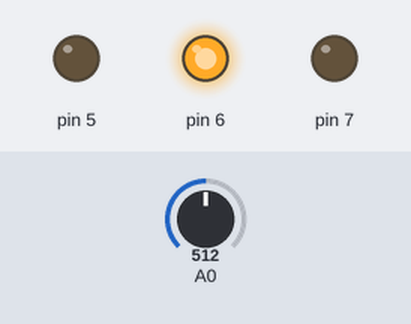
Simulated run of this sketch. Board: Arduino Uno, built with avr-gcc and run on an emulated ATmega328P. Parts: output pins drawn as LEDs (lit = HIGH). The inputs (shaded band) are chosen by the test bench; at power-on: A0 = 512.

Above: at 1.2 s.
1.3 s: A0 set to 670
2.8 s: A0 set to 697
At 4.0 s:
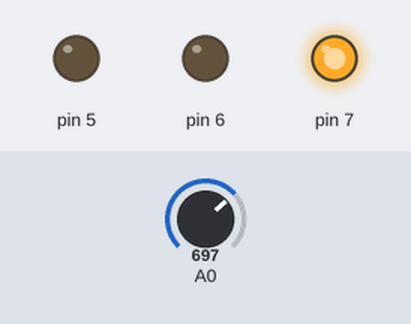
4.3 s: A0 set to 1014
5.8 s: A0 set to 1023
At 6.2 s:
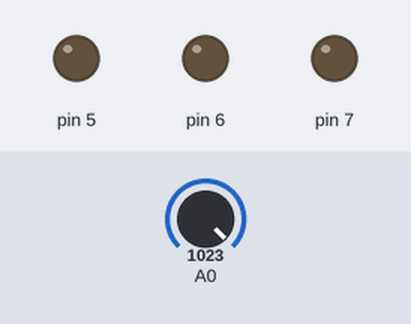
7.3 s: A0 set to 306
At 8.5 s:
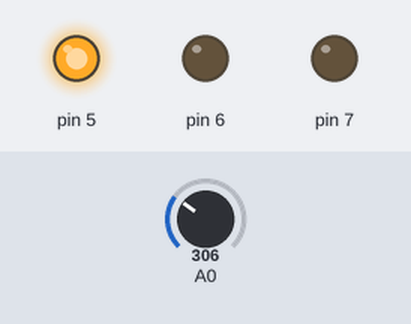
8.8 s: A0 set to 328
10.3 s: A0 set to 352
At 10.9 s:
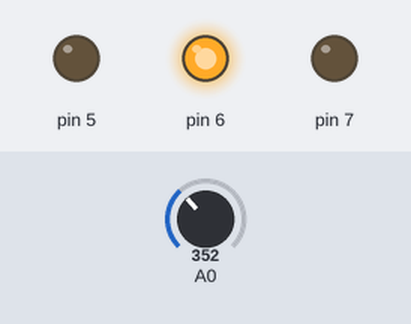
Timing chart, 0 to 12.8 s (numbered marks = the images above; inputs shaded):
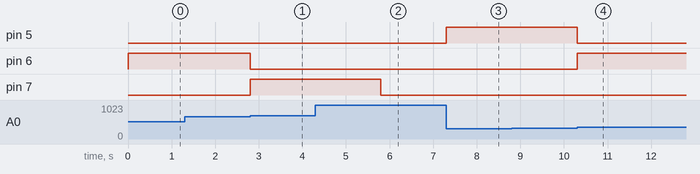

Measured:
- the behaviour switches between 681 and 682 on A0 (found by bisection; images 0 and 1)
- the behaviour switches between 1022 and 1023 on A0 (found by bisection; images 1 and 2)
- the behaviour switches between 340 and 341 on A0 (found by bisection; images 3 and 4)
- after the input at 1.3 s, every drawn part: stays the same
- after the input at 2.8 s, pin 6: HIGH → LOW at once; pin 7: LOW → HIGH at once
- after the input at 4.3 s, every drawn part: stays the same
- after the input at 5.8 s, pin 7: HIGH → LOW at once
- after the input at 7.3 s, pin 5: LOW → HIGH at once
- after the input at 8.8 s, every drawn part: stays the same
- after the input at 10.3 s, pin 5: HIGH → LOW at once; pin 6: LOW → HIGH at once

The sketch:

RGBled.ino
```cpp
void setup()
{
  Serial.begin(9600);
  pinMode(A0, INPUT);
  pinMode(5, OUTPUT);
  pinMode(6, OUTPUT);
  pinMode(7, OUTPUT);
}

void loop()
{
  int val=analogRead(A0);
  val=val/(1023/3);
  //Serial.println(val);
  if (val==0)
  {
    digitalWrite(5,HIGH);
    digitalWrite(6,LOW);
    digitalWrite(7,LOW);
  }
  else if (val==1)
  {
    digitalWrite(5,LOW);
    digitalWrite(6,HIGH);
    digitalWrite(7,LOW);
  }
  else if (val==2)
  {
    digitalWrite(5,LOW);
    digitalWrite(6,LOW);
    digitalWrite(7,HIGH);
  }
  else
  {
    digitalWrite(5,LOW);
    digitalWrite(6,LOW);
    digitalWrite(7,LOW);
  }

  delay(10);
}
```
